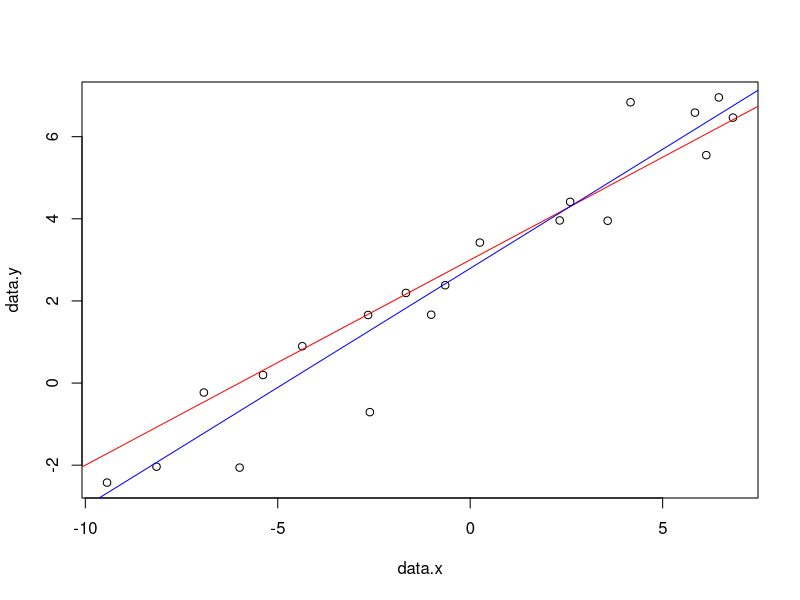

Generate this figure with R:
library(dplyr)
set.seed(12604)

# back to the linear model

intercept <- 3
slope <- 0.5

data.x <- runif(20, min=-10, max=10)
data.y <- rnorm(20, mean=(slope*data.x + intercept), sd = 1)

plot(data.x, data.y)
abline(a = intercept, b=slope, col="red")

model.data <- data.frame(x=data.x, y=data.y)

# write a function like the one that calculated RMSE, but this time calculate likelihood
# for the set of parameters. to do this, assume that each data point is normally distributed
# around the line with sd = 1. you'll set the mean of the normal distribution to be the model's
# predicted Y value for the given X value, and then use dnorm() to find the density of the normal.

# it'll be important to use negative log likelihood here.

calculate.likelihood <- function(parameters){
  intercept <- parameters[1]
  slope <- parameters[2]
  
  ?dnorm()
  
  model.data <- model.data %>%
    mutate(p.like = dnorm(y, mean = slope*x+intercept, sd=1))
  
  total.like<- -sum(log(model.data$p.like))
  return(total.like)
}



# run optim() to find the best fitting parameters and plot a line showing the best model fit.

result <- optim(calculate.likelihood, par = c(0,0))
best.intercept <- result$par[1]
best.slope <- result$par[2]

abline(a=best.intercept, b=best.slope, col="blue")

